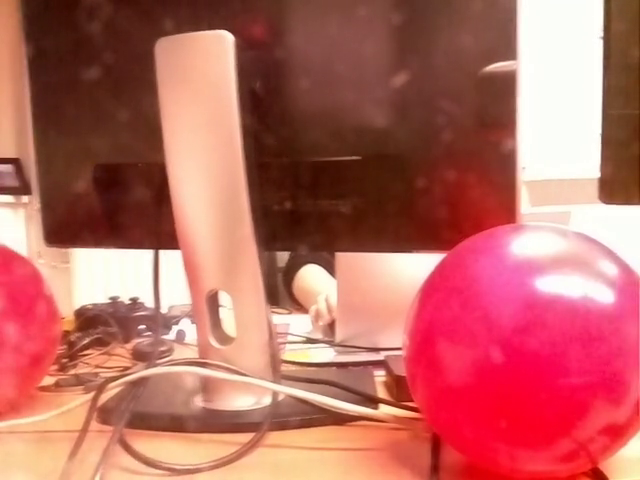
#> input picture frame 65 of phone_objects_videos/old_vid_buoy.mp4, 640 x 480 px
$ python color_only.py
#> lines starting #> are read from the running program, lines starting #| are printed output that depends on the picture; after the words box and inside, x2 and y2 are one past the last pixel; in counts of white or black regions, pixels touching at a corner belong together
import cv2
import numpy as np

# Define the HSV color range for orange NEW VID
#lower_bound = np.array([0, 178, 134])   # Lower bound for orange
#upper_bound = np.array([58, 255, 255])  # Upper bound for orange

#PARAMS OLD VID
lower_bound = np.array([146, 111, 224])   # Lower bound for orange
upper_bound = np.array([179, 255, 255])  # Upper bound for orange

# Open the specified video file
video_path = "/home/pablo/Documents/MIR_S2/optimization/old_vid_buoy.mp4"
cap = cv2.VideoCapture(video_path)

if not cap.isOpened():
    print(f"Error: Could not open video at {video_path}")
    exit()

# List to store past positions for tracking trail
trail = []

while cap.isOpened():
    ret, frame = cap.read()
#> frame is the input picture: shape (480, 640, 3); mean B, G, R 98.8, 106.5, 185.8
    if not ret:
        break

    # Convert to HSV color space
    hsv = cv2.cvtColor(frame, cv2.COLOR_BGR2HSV)
#> hsv: shape (480, 640, 3); mean H, S, V 38.9, 141.2, 185.9

    # Create a mask for the selected color
    mask = cv2.inRange(hsv, lower_bound, upper_bound)
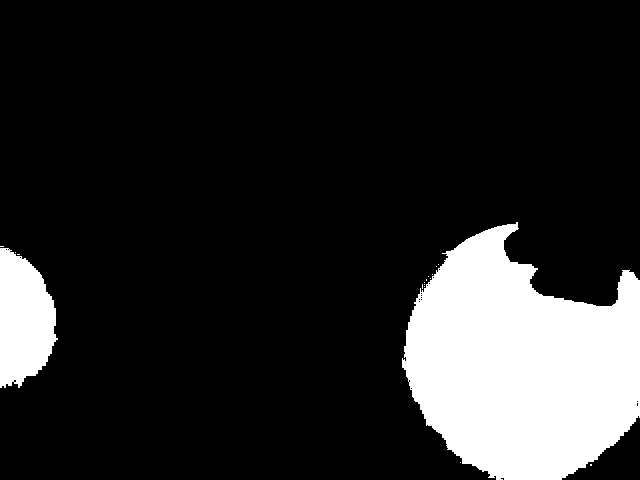
#> mask: shape (480, 640); 15.8% white; 17 white regions (15 under 20 px)

    # Find contours of the masked area
    contours, _ = cv2.findContours(mask, cv2.RETR_TREE, cv2.CHAIN_APPROX_SIMPLE)
#> contours = 35 contours, 33 with area under 20; largest, box (x1, y1, x2, y2) and area: (402, 222, 640, 480) 42074, (0, 248, 58, 388) 5833

    if contours :
        # Find the largest contour (assumed to be the object)
        largest_contour = max(contours, key=cv2.contourArea)
#> largest_contour = contour of 441 points, box (x1, y1, x2, y2) (402, 222, 640, 480), area 42074

        # Get bounding box around the object
        x, y, w, h = cv2.boundingRect(largest_contour)
#> x = 402; y = 222; w = 238; h = 258

        # Compute center position
        center_x = x + w // 2
#> center_x = 521
        center_y = y + h // 2
#> center_y = 351
        center = (center_x, center_y)
#> center = (521, 351)

        # Compute diagonal length of bounding box
        diagonal_length = int(np.sqrt(w**2 + h**2))
#> diagonal_length = 351

        # Store center position for trail
        trail.append(center)

        # Draw bounding box
        cv2.rectangle(frame, (x, y), (x + w, y + h), (0, 255, 0), 2)
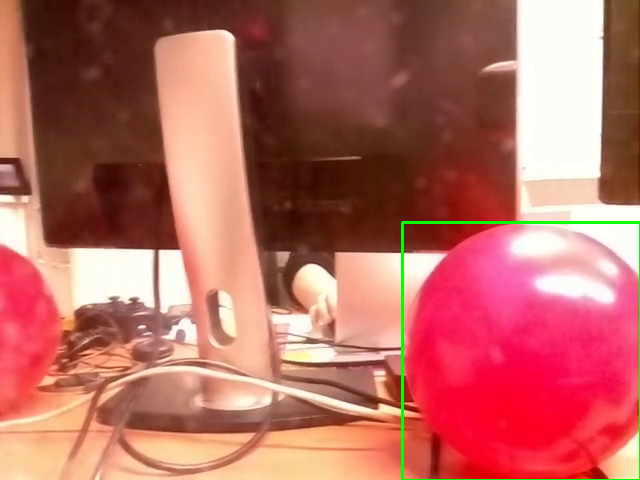
#> frame: shape (480, 640, 3); 0.64% of pixels changed, all inside (x1, y1, x2, y2) = (401, 221, 640, 480)

        # Draw tracking trail
        for i in range(1, len(trail)):
            cv2.line(frame, trail[i - 1], trail[i], (255, 0, 0), 2)
#> this loop made 0 passes

        # Print coordinates and diagonal size
        print(f"Center: ({center_x}, {center_y}), Diagonal Length: {diagonal_length}")
#| Center: (521, 351), Diagonal Length: 351

    # Show the result
    cv2.imshow('Orange Object Tracking', frame)

    # Press 'q' to exit
    if cv2.waitKey(30) & 0xFF == ord('q'):
#> (key q is pressed here)
        break

cap.release()
cv2.destroyAllWindows()

$ run again, starting later in the video
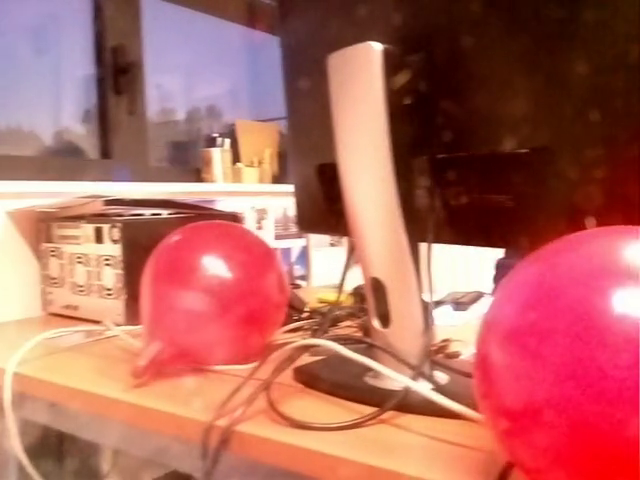
#> input picture frame 294 of phone_objects_videos/old_vid_buoy.mp4, 640 x 480 px
#> frame is the input picture: shape (480, 640, 3); mean B, G, R 96.1, 104.4, 178.5
#> hsv: shape (480, 640, 3); mean H, S, V 50.6, 147.9, 180.4
#> `mask = cv2.inRange(hsv, lower_bound, upper_bound)`:
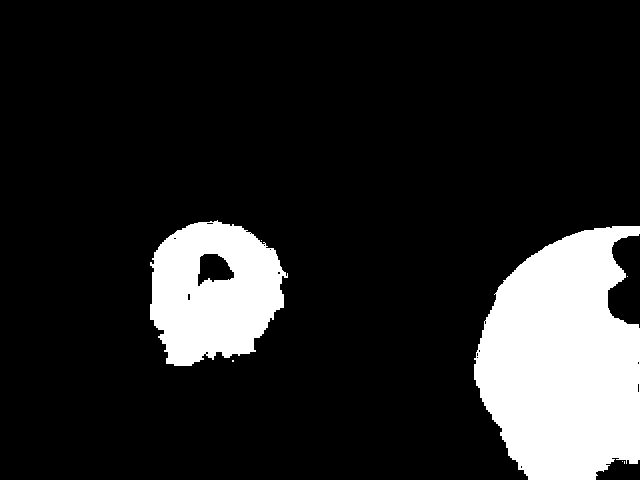
#> mask: shape (480, 640); 15.1% white; 7 white regions (5 under 20 px)
#> contours = 23 contours, 20 with area under 20; largest, box (x1, y1, x2, y2) and area: (474, 226, 640, 480) 31645, (150, 220, 288, 366) 14780, (197, 253, 235, 287) 824
#> largest_contour = contour of 329 points, box (x1, y1, x2, y2) (474, 226, 640, 480), area 31645
#> x = 474; y = 226; w = 166; h = 254
#> center_x = 557
#> center_y = 353
#> center = (557, 353)
#> diagonal_length = 303
#> `cv2.rectangle(frame, (x, y), (x + w, y + h), (0, 255, 0), 2)`:
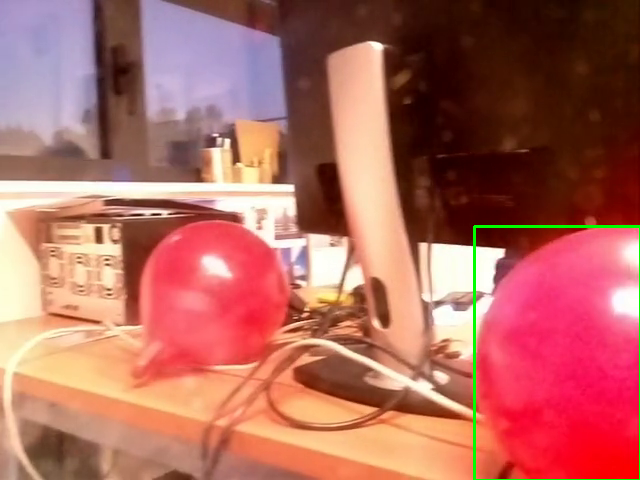
#> frame: shape (480, 640, 3); 0.54% of pixels changed, all inside (x1, y1, x2, y2) = (473, 225, 640, 480)
#| Center: (557, 353), Diagonal Length: 303

$ run again, starting later in the video
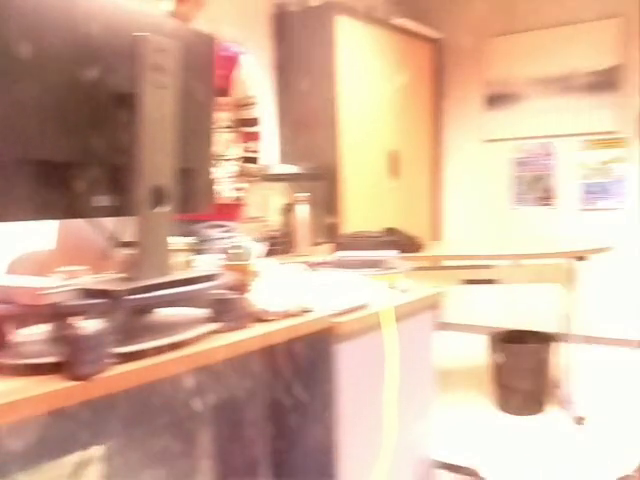
#> input picture frame 523 of phone_objects_videos/old_vid_buoy.mp4, 640 x 480 px
#> frame is the input picture: shape (480, 640, 3); mean B, G, R 154.2, 177.5, 212.5
#> hsv: shape (480, 640, 3); mean H, S, V 22, 75.4, 212.7
#> `mask = cv2.inRange(hsv, lower_bound, upper_bound)`:
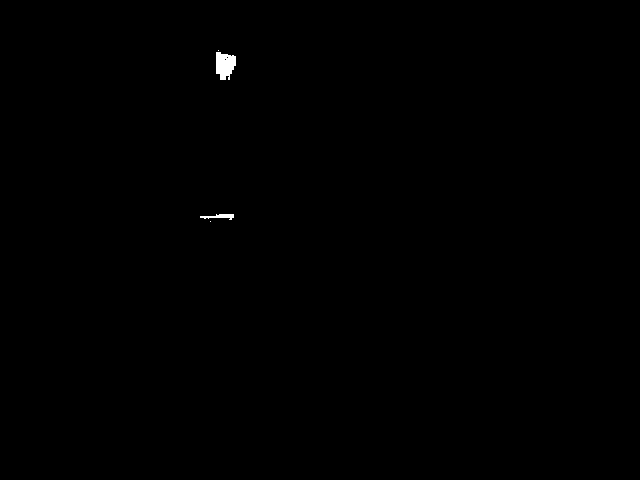
#> mask: shape (480, 640); 0.17% white; 4 white regions (2 under 20 px)
#> contours = 6 contours, 4 with area under 20; largest, box (x1, y1, x2, y2) and area: (216, 52, 236, 80) 379, (200, 214, 234, 220) 72
#> largest_contour = contour of 33 points, box (x1, y1, x2, y2) (216, 52, 236, 80), area 379
#> x = 216; y = 52; w = 20; h = 28
#> center_x = 226
#> center_y = 66
#> center = (226, 66)
#> diagonal_length = 34
#> `cv2.rectangle(frame, (x, y), (x + w, y + h), (0, 255, 0), 2)`:
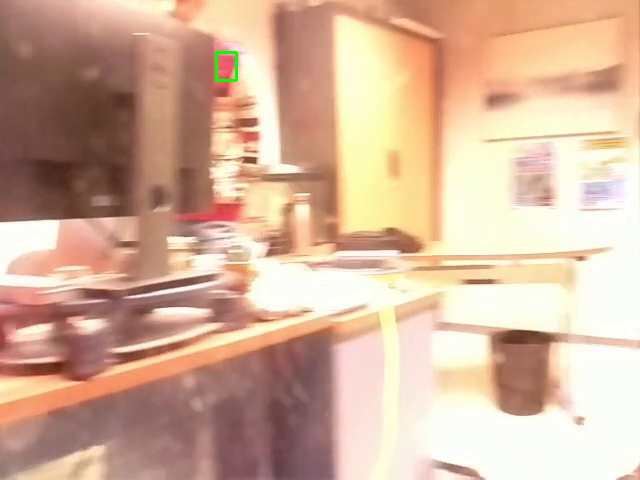
#> frame: shape (480, 640, 3); 0.09% of pixels changed, all inside (x1, y1, x2, y2) = (215, 51, 238, 82)
#| Center: (226, 66), Diagonal Length: 34
